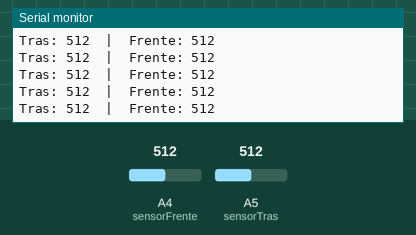
Simulated run of this sketch. Board: Arduino Uno, built with avr-gcc and run on an emulated ATmega328P. Parts: the last lines printed to the serial monitor. Inputs (shaded band) come from the test bench; at power-on: A4 (sensorFrente) = 512, A5 (sensorTras) = 512.

Above: at 1.2 s.
1.3 s: A4 (sensorFrente) set to 716
At 1.65 s:
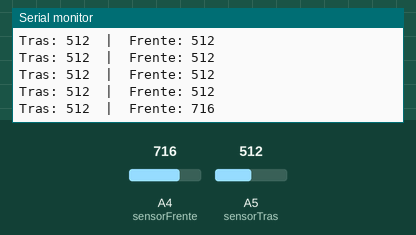
2.8 s: A5 (sensorTras) set to 716
At 2.85 s:
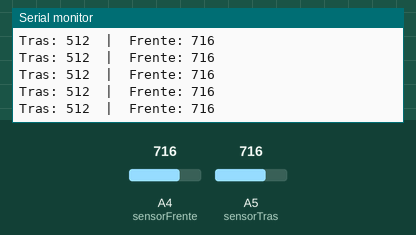
4.3 s: A4 (sensorFrente) set to 900
At 4.46 s:
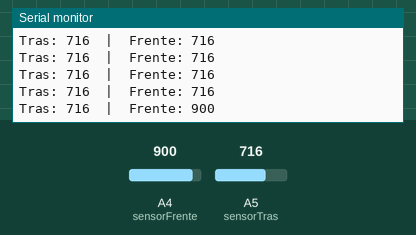
5.8 s: A5 (sensorTras) set to 900
At 5.86 s:
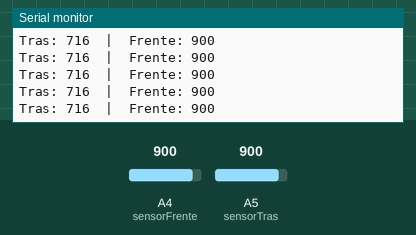
Timing chart, 0 to 8.3 s (numbered marks = the images above; inputs shaded):
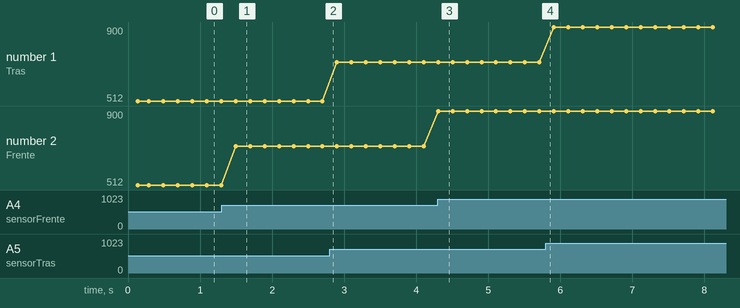

Measured:
- after the input at 1.3 s, the serial monitor: prints a new line after 0.20 s (image 1)
- after the input at 4.3 s, the serial monitor: prints a new line at once (image 3)
- plotted number 2: 512 → 716 after the input at 1.3 s, 716 → 900 after the input at 4.3 s

The sketch:

teste_infravermelhos.ino
```cpp
// Pinos dos sensores TCRT5000
const int sensorTras = A5;   // Sensor de trás (no preto)
const int sensorFrente = A4; // Sensor da frente (ajustando potenciômetro)

void setup() {
  Serial.begin(9600);

  pinMode(sensorTras, INPUT);
  pinMode(sensorFrente, INPUT);

  Serial.println("=== LEITURA CONTINUA SENSORES TCRT5000 ===");
  Serial.println("Sensor Tras (A0) | Sensor Frente (A1)");
  Serial.println("==========================================");
}

void loop() {
  // Lê os sensores
  int leituraTras = analogRead(sensorTras);
  int leituraFrente = analogRead(sensorFrente);

  // Exibe de forma clara
  Serial.print("Tras: ");
  Serial.print(leituraTras);
  Serial.print("\t|\tFrente: ");
  Serial.println(leituraFrente);

  delay(200); // Atualiza 5x por segundo
}
```
